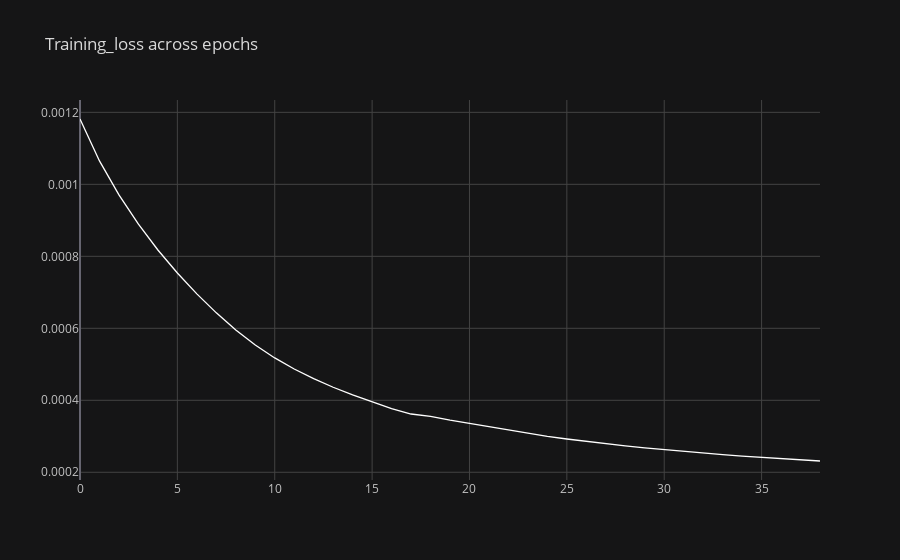

This figure's notebook cell:
### Code cell
df = pd.DataFrame({
    "epochs": np.arange(epoch),
    "training_loss": np.array(avg_train_losses)[1:] # Remove the first value because outlier
    })

configure_plotly_browser_state()
df.iplot(kind='line', x='epochs', y=['training_loss'], color=['white'], 
         theme='solar', mode='lines', title='Training_loss across epochs')
plt.show()

### Figure 1 — Plotly figure (JSON) as saved in the notebook; plotly's stock layout.template omitted (floating-point values rounded to 4 significant figures)
{"data": [{"name": "training_loss", "text": "", "mode": "lines", "y": [0.001182, 0.001065, 0.0009706, 0.0008894, 0.0008175, 0.0007536, 0.0006957, 0.0006429, 0.0005952, 0.0005535, 0.0005177, 0.0004869, 0.00046, 0.0004362, 0.000415, 0.0003956, 0.0003766, 0.0003619, 0.0003556, 0.000345, 0.0003359, 0.0003257, 0.0003163, 0.0003077, 0.0002998, 0.0002924, 0.0002856, 0.0002793, 0.0002733, 0.0002678, 0.0002626, 0.0002578, 0.0002532, 0.000249, 0.000245, 0.0002413, 0.0002378, 0.0002345, 0.0002313], "x": [0, 1, 2, 3, 4, 5, 6, 7, 8, 9, 10, 11, 12, 13, 14, 15, 16, 17, 18, 19, 20, 21, 22, 23, 24, 25, 26, 27, 28, 29, 30, 31, 32, 33, 34, 35, 36, 37, 38], "line": {"color": "rgba(255, 255, 255, 1.0)", "dash": "solid", "shape": "linear", "width": 1.3}, "type": "scatter"}], "layout": {"title": {"text": "Training_loss across epochs", "font": {"color": "#D9D9D9"}}, "paper_bgcolor": "#151516", "plot_bgcolor": "#151516", "yaxis": {"tickfont": {"color": "#C2C2C2"}, "zerolinecolor": "#666570", "title": {"text": "", "font": {"color": "#D9D9D9"}}, "gridcolor": "#434343", "showgrid": true}, "xaxis": {"tickfont": {"color": "#C2C2C2"}, "zerolinecolor": "#666570", "title": {"text": "", "font": {"color": "#D9D9D9"}}, "gridcolor": "#434343", "showgrid": true}, "legend": {"bgcolor": "#151516", "font": {"color": "#D9D9D9"}}}}
